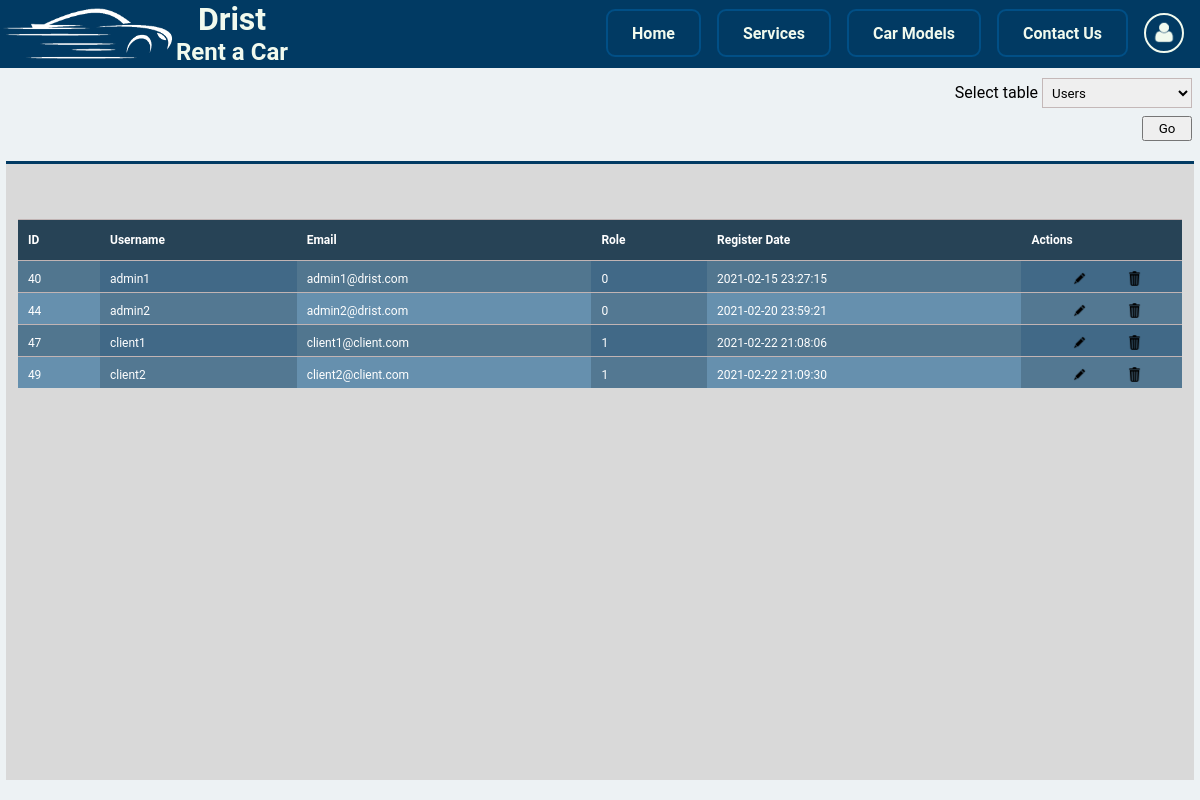
The page /dashboard/dashboard.php (signed in) on the database its author committed.
### tables this page shows
CREATE TABLE `user` (
  `user_id` int(11) NOT NULL,
  `username` varchar(255) NOT NULL,
  `email` varchar(255) NOT NULL,
  `password` char(60) NOT NULL,
  `role` int(11) NOT NULL,
  `last_update` timestamp NOT NULL DEFAULT current_timestamp()
);

### database/databaseConnection.php (called while the page is built, shortened)
<?php
class DatabasePDOConfiguration
{
    private $connection;
    private $host = "localhost:3307";
    private $username = "root";
    private $dbName = "car_rental";
    private $password = "";
    private function createConnection()
    {
        $this->connection = new PDO(
            "mysql:host=$this->host;dbname=$this->dbName",
            $this->username,
            $this->password
        );
        $this->connection->setAttribute(PDO::ATTR_ERRMODE, PDO::ERRMODE_EXCEPTION);
    }
    protected function getConnection()
    {
        return $this->connection;
    }
}

### database/mappers/userMapper.php (called while the page is built, shortened)
<?php
include_once($_SERVER["DOCUMENT_ROOT"] . '/projekti-web/Projekti/database/databaseConnection.php');
class UserMapper extends DatabasePDOConfiguration
{
    private $connection;
    public function __construct()
    {
        $this->connection = $this->getConnection();
    }
    public function getAllUsers()
    {
        $query = "SELECT * FROM user";
        $statement = $this->connection->prepare($query);
        $statement->execute();
        $result = $statement->fetchAll(PDO::FETCH_ASSOC);
        return $result;
    }
}

### database/mappers/tableMapper.php (the view, shortened to what this page needs)
<?php
include_once($_SERVER["DOCUMENT_ROOT"] . '/projekti-web/Projekti/database/mappers/userMapper.php');
class TableQuery
{
    private $table;
    public function __construct($table)
    {
        $this->table = $table;
    }
    public function getData()
    {
        switch ($this->table) {
            case "users":
                $this->getUsers();
                break;
        }
    }
    private function getUsers()
    {
        $mapper = new UserMapper();
        $users = $mapper->getAllUsers();
        for ($i = 0; $i < count($users); $i++) {
            echo '<tr class="data-row" title="' . $users[$i]['user_id'] . '">';
            foreach ($users[$i] as $key => $value) {
                if (!strcmp($key, 'password') == 0) {
                    echo '<td title="' . $key . '">' . $value . '</td>';
                }
            }
            echo '<td class="action">';
            $this->addActions($users[$i]['user_id']);
            echo '</td>';
            echo '</tr>';
        }
    }
    private function addActions($dataType)
    {
        echo '<div class="edit-elements">';
        echo '<img title="' . $dataType . '" class="action-icon edit-icon" src="../icons/dashboard/edit.png" alt="Edit Icon">';
        echo '<img title="' . $dataType . '" class="action-icon delete-icon" src="../icons/dashboard/trash.png" alt="Trash Icon" >';
        echo '</div>';
    }
}

### dashboard/dashboard.css (style rules this page uses)
body { height: 100vh; }
.data, td, th { border-top: 1px solid #c1b4b4; }
.data-row td { padding: 10px 0px 6px 10px; }
.data-row:nth-of-type(even) > td:nth-of-type(even) { background-color: #2743564f; }
.data-row:nth-of-type(odd) > td:nth-of-type(even) { background-color: #013a6333; }
.data-row { background-color: rgb(66 122 161 / 76%); }
.data-row:nth-of-type(odd) { background-color: rgb(21 74 111 / 69%); }

### dashboard/editors/editor.css (style rules this page uses)
.edit-elements { display: flex; justify-content: space-evenly; align-items: center; }
.action-icon { width: 15px; cursor: pointer; }

### styles/generic.css (style rules this page uses)
* { margin: 0; padding: 0; font-family: 'Roboto', sans-serif; outline: none; box-sizing: border-box; }
body { height: 100vh; display: flex; flex-direction: column; justify-content: space-between; flex-wrap: nowrap; background-color: #edf2f4; }

### rows shown on the page
user: user_id "40", username "admin1", email "admin1@drist.com", role "0", last_update "2021-02-15 23:27:15"
user: user_id "44", username "admin2", email "admin2@drist.com", role "0", last_update "2021-02-20 23:59:21"
user: user_id "47", username "client1", email "client1@client.com", role "1", last_update "2021-02-22 21:08:06"
user: user_id "49", username "client2", email "client2@client.com", role "1", last_update "2021-02-22 21:09:30"

### other values the page prints
form field data "Users"
